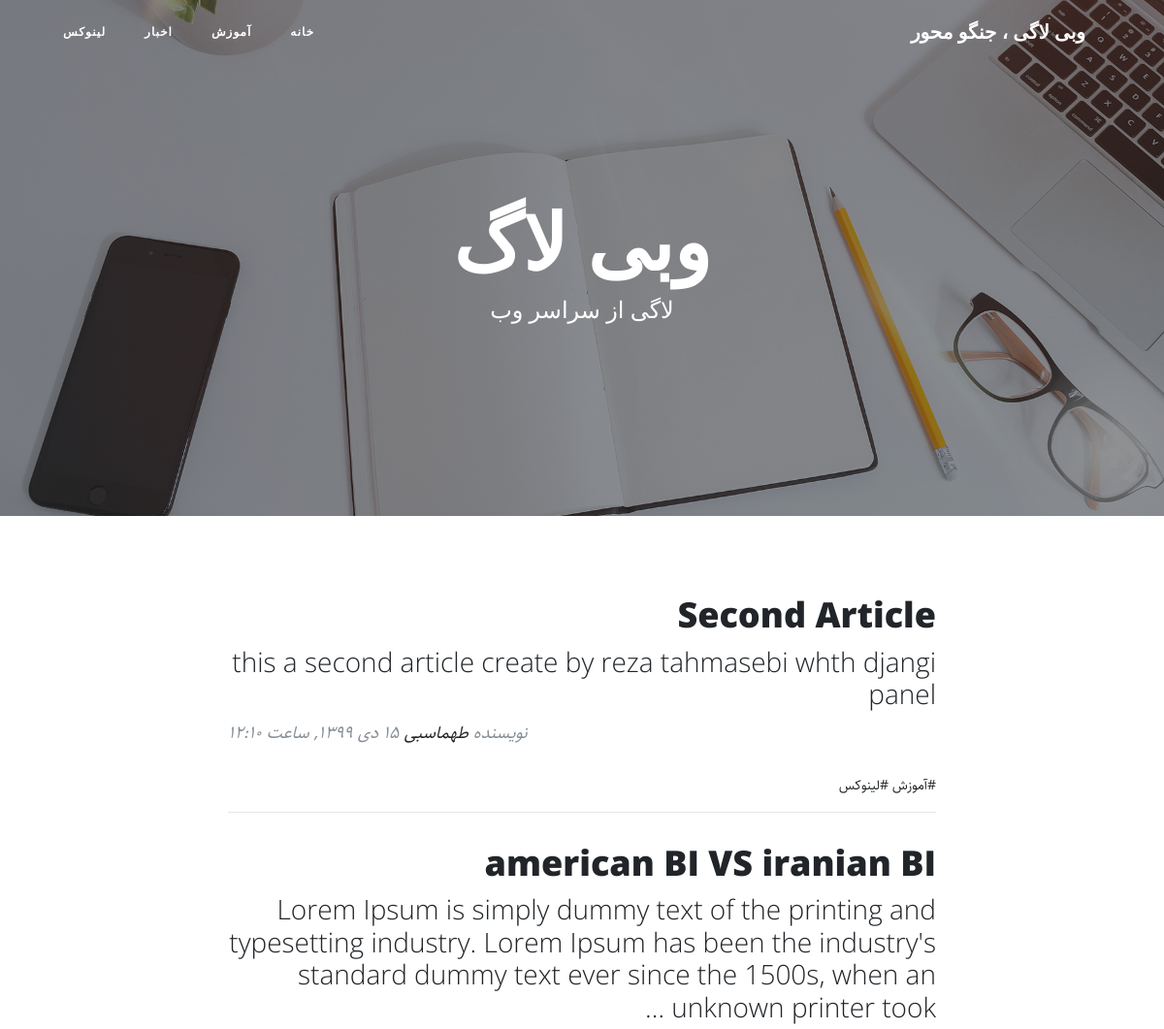
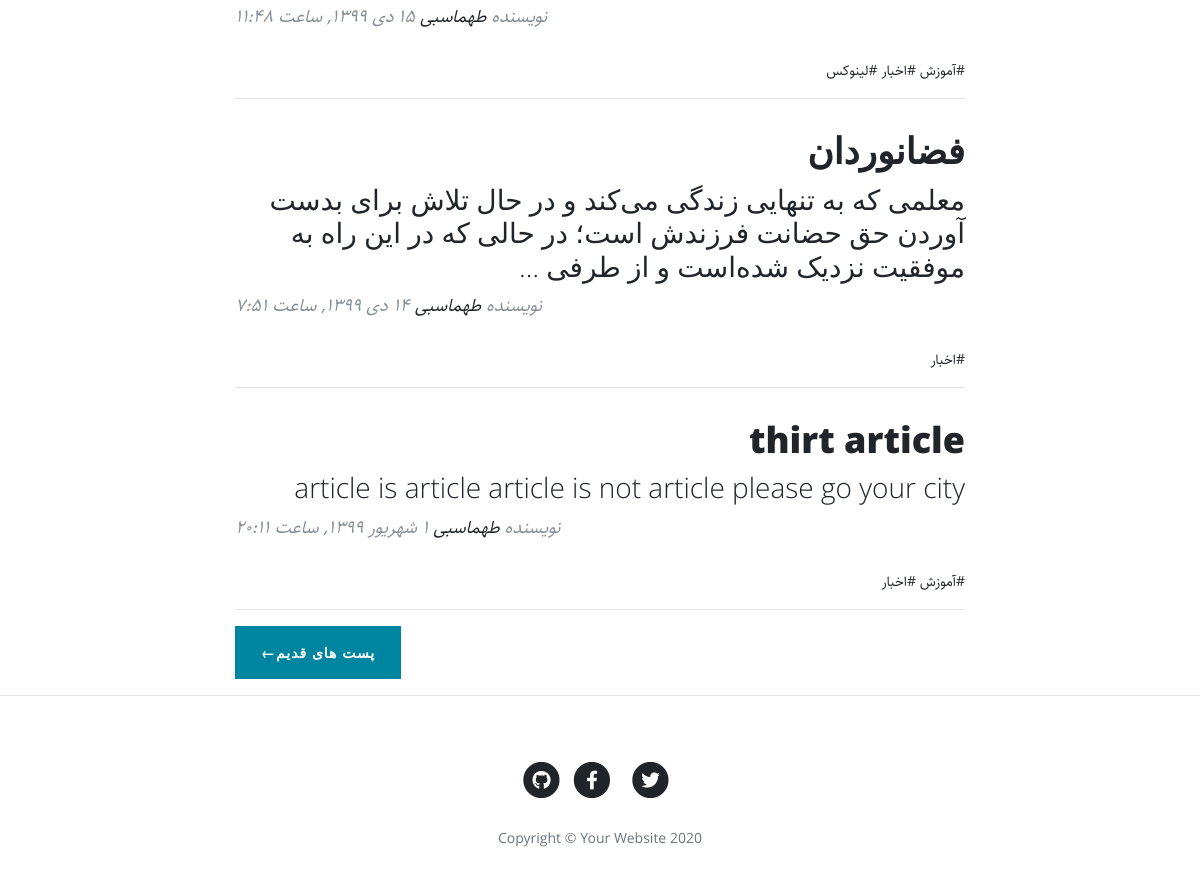
The page / on the database its author committed (2 pictures, top to bottom).
### blog/models.py (models this page shows, shortened)
class Category(models.Model):
    title = models.CharField(max_length=120, null=False, blank=False, verbose_name="عنوان دسته بندی")
    slug = models.SlugField(max_length=120, unique=True, null=False, blank=False, verbose_name="آدرس دسته بندی")
    status=models.BooleanField(default=True,verbose_name="آیا نمایش داده شود؟")
    position=models.IntegerField(verbose_name="پوزیشن")
    class Meta():
        verbose_name = "دسته بندی"
        verbose_name_plural = "دسته بندی ها"
        ordering =['position']

class article(models.Model):
    STATUS_CHOICES={
        ('d','Draft'),
        ('p','Publish'),
    }
    title=models.CharField(max_length=120,null=False, blank= False,verbose_name="عنوان مقاله")
    slug=models.SlugField(max_length=120,unique=True,null=False, blank= False,verbose_name="آدرس مقاله")
    category=models.ManyToManyField(Category,verbose_name="دسته بندی",related_name='articles_rela')
    description=models.TextField(verbose_name="متن مقاله")
    thumbnail=models.ImageField(upload_to="images",verbose_name="تصویر مقاله")
    publish_time=models.DateTimeField(default=timezone.now,verbose_name="تاریخ انتشار")
    created=models.DateTimeField(auto_now_add=True,verbose_name="")
    updated=models.DateTimeField(auto_now=True,verbose_name="")
    status=models.CharField(max_length=1,choices=STATUS_CHOICES,verbose_name="وضعیت انتشار")
    class Meta():
        verbose_name="مقاله"
        verbose_name_plural="مقالات"
        ordering =['-publish_time']
    def jpublish_time(self):
        return jalali_converter(self.publish_time)
    jpublish_time.short_description="زمان انتشار"
    objects=ArticleManager()

### blog/views.py (the view)
# urls.py: 2. Add a URL to urlpatterns:  path('', views.home, name='home')
def home(request):
    context={
        "article": article.objects.published_article(), #"article":article.objects.all().filter(status="p"),# - nozoli
    }
    return render(request, "index.html",context)

### Extentions/jalali.py (called while the page is built)
    def persian_tuple(self):
        return self.persian_year, self.persian_month, self.persian_day

### Extentions/utils.py (called while the page is built)
def persian_number_converter(mystr):
    persian_number={
       '0':'۰',
       '1':'۱',
       '2':'۲',
       '3':'۳',
       '4':'۴',
       '5':'۵',
       '6':'۶',
       '7':'۷',
       '8':'۸',
       '9':'۹',
    }
    for e,p in persian_number.items():
        mystr=mystr.replace(e,p)
    return mystr

def jalali_converter(time):
    time=timezone.localtime(time)
    time_str="{},{},{}" .format(time.year,time.month,time.day)
    persian_month={
    1: "فروردین",
    2: "اردیبهشت",
    3:"خرداد",
    4: "تیر",
    5:"مرداد",
    6:"شهریور",
    7:"مهر",
    8:"آبان",
    9:"آذر",
    10:"دی",
    11:"بهمن",
    12:"اسفند",
    }
    jdate=list(jalali.Gregorian(time_str).persian_tuple())
    str_jdate="{} {} {}, ساعت {}:{}".format(
        jdate[2],
        persian_month[jdate[1]],
        jdate[0],
        time.hour,
        time.minute,
    )
    return persian_number_converter(str_jdate)

### blog/models.py (called while the page is built)
    def published_article(self):
        return self.filter(status='p')

### blog/templatetags/base_tags.py (called while the page is built)
@register.simple_tag
def title():
    return "وبی لاگی ، جنگو محور"

@register.inclusion_tag("partials/category_navbar.html")
def category_navbar():
    return {
        "category":Category.objects.filter(status=True)
    }

### blog/templates/index.html
{% extends 'base.html' %}
{% load static %}
{% block main %}
  <header class="masthead" style="background-image: url('{% static "blog/img/home-bg.jpg" %}')">
    <div class="overlay"></div>
    <div class="container">
      <div class="row">
        <div class="col-lg-8 col-md-10 mx-auto">
          <div class="site-heading">
            <h1>وبی لاگ</h1>
            <span class="subheading"> لاگی از سراسر وب </span>
          </div>
        </div>
      </div>
    </div>
  </header>
  <div class="container">
    <div class="row">
      <div class="col-lg-8 col-md-10 mx-auto">
          {% for arttc in article %}
              <div class="post-preview">
                  <a href="{% url "blog:article_detais_url" arttc.slug %}">
                      <h2 class="post-title">
                          {{ arttc.title }}
                      </h2>
                      <h3 class="post-subtitle">
                          {{ arttc.description|truncatewords:30}}
                      </h3>
                  </a>
                  <p class="post-meta">نویسنده
                      <a href="#">طهماسبی</a>
                      {{ arttc.jpublish_time }}</p>
                  <div>
                      {% for cat in arttc.category.all %}
                        <a href="#">#{{ cat.title }}</a>
                      {% endfor %}
                  </div>
              </div>
              <hr>
          {% endfor %}
        <div class="clearfix pager-botton" >
          <a class="btn btn-primary float-right" href="#"> پست های قدیم&larr;</a>
        </div>
      </div>
    </div>
  </div>
{% endblock %}

### blog/templates/partials/category_navbar.html
 <div class="collapse navbar-collapse" id="navbarResponsive">
        <ul class="navbar-nav ml-auto">
          <li class="nav-item">
                    <a class="nav-link" href="{% url 'blog:home' %}">خانه</a>
                </li>
            {% for cat in category %}
                <li class="nav-item">
                    <a class="nav-link" href="{% url "blog:category_list_url" cat.slug%}">{{ cat.title }}</a>
                </li>
            {% endfor %}
        </ul>
</div>

### blog/static/blog/css/rtl.css (style rules this page uses)
body { direction: rtl; text-align: right; font-family: Sahel; font-size: 14px; }
.navbar-nav { margin-left: initial !important; margin-right: auto; }
.post-meta { text-align: left; }
.pager-botton { float: left; }

### rows shown on the page
Category: title "آموزش"
Category: title "اخبار"
Category: title "لینوکس"
article: title "Second Article", description "this a second article create by reza tahmasebi whth djangi panel", jpublish_time "۱۵ دی ۱۳۹۹, ساعت ۱۲:۱۰"
article: title "american BI VS iranian BI", description "Lorem Ipsum is simply dummy text of the printing and typesetting industry. Lorem Ipsum has been the industry's standard dummy text ever since the 1500s, when an unknown printer took …", jpublish_time "۱۵ دی ۱۳۹۹, ساعت ۱۱:۴۸"
article: title "فضانوردان", description "معلمی که به تنهایی زندگی می‌کند و در حال تلاش برای بدست آوردن حق حضانت فرزندش است؛ در حالی که در این راه به موفقیت نزدیک شده‌است و از طرفی …", jpublish_time "۱۴ دی ۱۳۹۹, ساعت ۷:۵۱"
article: title "thirt article", description "article is article article is not article please go your city", jpublish_time "۱ شهریور ۱۳۹۹, ساعت ۲۰:۱۱"
